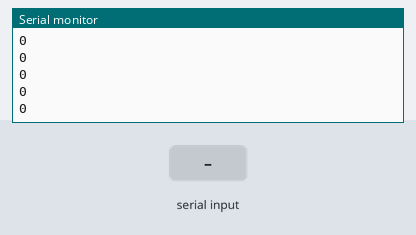
Bench run of a sketch on a simulated Arduino Uno, built with avr-gcc and run on an emulated ATmega328P. Shown: the last lines printed to the serial monitor. The inputs (shaded band) are chosen by the test bench.

Above: at 1.2 s.
1.3 s: "1" received over the second serial link
At 1.56 s:
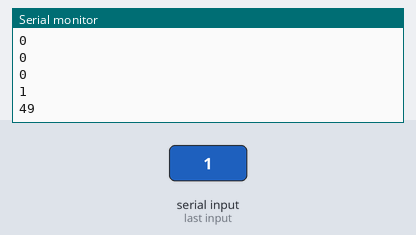
2.8 s: "0" received over the second serial link
At 2.96 s:
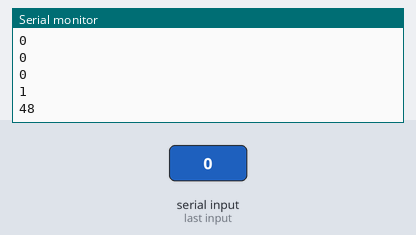
4.3 s: "2" received over the second serial link
At 4.56 s:
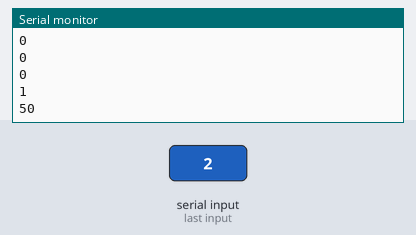
Timing chart, 0 to 7.3 s (numbered marks = the images above; inputs shaded):
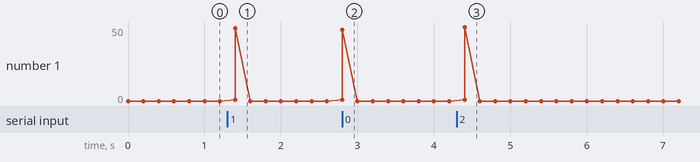

The sketch:

ComputerArduino.ino
```cpp
#include <SoftwareSerial.h>

SoftwareSerial xbeeIn =  SoftwareSerial(2, 3);
//SoftwareSerial xbeeOut =  SoftwareSerial(5, 4);

void setup()  {
   Serial.begin(9600);
   xbeeIn.begin(9600);
   //xbeeOut.begin(9600);
}

void loop()  {
  //xbeeOut.write(99);
  Serial.println(xbeeIn.available());
  if(xbeeIn.available()) Serial.println(xbeeIn.read());
  delay(200);
}
```

Measured:
- after the input at 1.3 s, the serial monitor: prints a new line after 0.10 s (image 1)
- after the input at 2.8 s, the serial monitor: prints a new line at once (image 2)
- after the input at 4.3 s, the serial monitor: prints a new line after 0.11 s (image 3)
